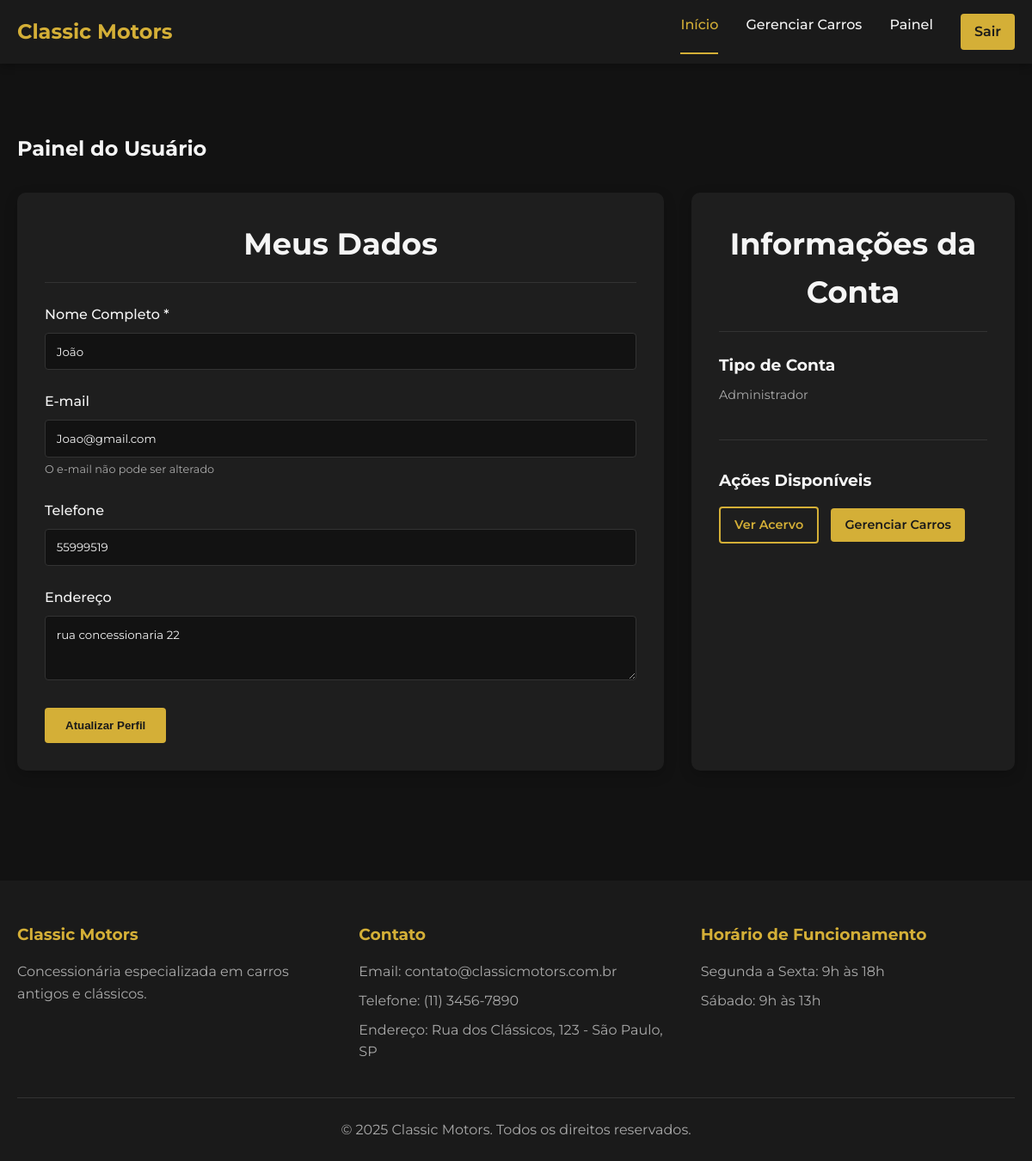
/painel.php (signed in), run on the app's committed database.
### tables this page shows
CREATE TABLE `usuarios` (
  `id` int(11) NOT NULL,
  `nome` varchar(255) NOT NULL,
  `email` varchar(255) NOT NULL,
  `senha` varchar(255) NOT NULL,
  `telefone` varchar(20) DEFAULT NULL,
  `endereco` text DEFAULT NULL,
  `nivel` varchar(20) DEFAULT 'user',
  `data_criacao` timestamp NOT NULL DEFAULT current_timestamp()
);

### painel.php (the view, shortened to what this page needs)
<?php
include_once 'conexao.php';
$user_id = $_SESSION['id'];
$consulta_usuario = "SELECT * FROM usuarios WHERE id = :id";
$stmt_usuario = $pdo->prepare($consulta_usuario);
$stmt_usuario->bindParam(':id', $user_id);
$stmt_usuario->execute();
$usuario = $stmt_usuario->fetch(PDO::FETCH_ASSOC);
?>
<!DOCTYPE html>
<html lang="pt-BR">
<head>
    <link rel="stylesheet" href="css/style.css">
</head>
<body>
    <?php
    include_once 'header2.php';
    ?>
    <main>
        <section class="painel-section">
            <div class="container">
                <h1>Painel do Usuário</h1>
                <div class="painel-content">
                    <div class="painel-card">
                        <h2>Meus Dados</h2>
                        <form action="painel.php" method="POST" class="painel-form">
                            <div class="form-group">
                                <label for="nome">Nome Completo *</label>
                                <input type="text" name="nome" id="nome" value="<?php echo htmlspecialchars($usuario['nome']); ?>" required>
                            </div>
                            <div class="form-group">
                                <label for="email">E-mail</label>
                                <input type="email" name="email" id="email" value="<?php echo htmlspecialchars($usuario['email']); ?>" disabled>
                                <small>O e-mail não pode ser alterado</small>
                            </div>
                            <div class="form-group">
                                <label for="telefone">Telefone</label>
                                <input type="text" name="telefone" id="telefone" value="<?php echo htmlspecialchars($usuario['telefone'] ?? ''); ?>" placeholder="(11) 99999-9999">
                            </div>
                            <div class="form-group">
                                <label for="endereco">Endereço</label>
                                <textarea name="endereco" id="endereco" rows="3" placeholder="Digite seu endereço completo"><?php echo htmlspecialchars($usuario['endereco'] ?? ''); ?></textarea>
                            </div>
                            <button type="submit" class="btn-primary">Atualizar Perfil</button>
                        </form>
                    </div>
                    <div class="painel-card">
                        <h2>Informações da Conta</h2>
                        <div class="preferences">
                            <div class="preference-item">
                                <h3>Tipo de Conta</h3>
                                <p>
                                    <?php echo ($_SESSION['nivel'] === 'admin') ? 'Administrador' : 'Usuário'; ?>
                                </p>
                            </div>
                            <div class="preference-item">
                                <h3>Ações Disponíveis</h3>
                                <div style="margin-top: 15px;">
                                    <a href="restrita.php" class="btn-secondary btn-small" style="margin-right: 10px;">Ver Acervo</a>
                                    <?php if($_SESSION['nivel'] === 'admin'): ?>
                                    <a href="admin_carros.php" class="btn-primary btn-small">Gerenciar Carros</a>
                                    <?php endif; ?>
                                </div>
                            </div>
                        </div>
                    </div>
                </div>
            </div>
        </section>
    </main>
    <?php
    include_once 'footer.php';
    ?>
</body>
</html>

### css/style.css (style rules this page uses)
* { margin: 0; padding: 0; box-sizing: border-box; }
:root { --primary-color: #d4af37; --secondary-color: #1a1a1a; --accent-color: #333; --text-color: #f5f5f5; --text-muted: #aaa; --bg-dark: #121212; --bg-card: #1e1e1e; --border-color: #333; --success-color: #28a745; --danger-color: #dc3545; }
body { font-family: 'Montserrat', sans-serif; background-color: var(--bg-dark); color: var(--text-color); line-height: 1.6; }
.container { max-width: 1200px; margin: 0 auto; padding: 0 20px; }
.btn-primary, .btn-secondary { display: inline-block; padding: 0.8rem 1.5rem; border-radius: 4px; text-decoration: none; font-weight: 600; transition: all 0.3s; border: none; cursor: pointer; text-align: center; }
.btn-primary { background-color: var(--primary-color); color: var(--secondary-color); }
.btn-secondary { background-color: transparent; color: var(--primary-color); border: 2px solid var(--primary-color); }
.btn-small { padding: 0.5rem 1rem; font-size: 0.9rem; }
section { padding: 5rem 0; }
.about, .destaques, .acervo-section, .contact-section, .painel-section { padding: 5rem 0; }
.form-group { margin-bottom: 1.5rem; }
.form-group label { display: block; margin-bottom: 0.5rem; font-weight: 500; }
.form-group input, .form-group textarea { width: 100%; padding: 0.8rem; background-color: var(--bg-dark); border: 1px solid var(--border-color); border-radius: 4px; color: var(--text-color); font-family: 'Montserrat', sans-serif; }
.form-group small { display: block; margin-top: 0.3rem; color: var(--text-muted); font-size: 0.8rem; }
.painel-content { display: grid; grid-template-columns: 2fr 1fr; gap: 2rem; margin-top: 2rem; }
.painel-card { background-color: var(--bg-card); padding: 2rem; border-radius: 10px; box-shadow: 0 5px 15px rgba(0, 0, 0, 0.2); }
.painel-card h2 { margin-bottom: 1.5rem; padding-bottom: 1rem; border-bottom: 1px solid var(--border-color); }
.painel-form { margin-top: 1.5rem; }
.preferences { margin-top: 1.5rem; }
.preference-item { margin-bottom: 2rem; padding-bottom: 1.5rem; border-bottom: 1px solid var(--border-color); }
.preference-item:last-child { border-bottom: none; margin-bottom: 0; padding-bottom: 0; }
.preference-item h3 { margin-bottom: 0.5rem; }
.preference-item p { color: var(--text-muted); margin-bottom: 1rem; font-size: 0.9rem; }
h2 { font-size: 2.2rem; margin-bottom: 1.5rem; text-align: center; }
.btn-primary, .btn-secondary { transition: all 0.3s ease; }

### data on the page
usuarios: nome "João", email "Joao@gmail.com", telefone "55999519", endereco "rua concessionaria 22"
